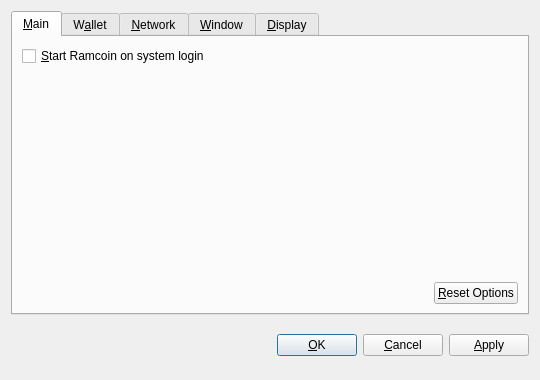
<?xml version="1.0" encoding="UTF-8"?>
<ui version="4.0">
 <class>OptionsDialog</class>
 <widget class="QDialog" name="OptionsDialog">
  <property name="geometry">
   <rect>
    <x>0</x>
    <y>0</y>
    <width>540</width>
    <height>380</height>
   </rect>
  </property>
  <property name="windowTitle">
   <string>Options</string>
  </property>
  <property name="modal">
   <bool>true</bool>
  </property>
  <layout class="QVBoxLayout" name="verticalLayout">
   <item>
    <widget class="QTabWidget" name="tabWidget">
     <property name="tabPosition">
      <enum>QTabWidget::North</enum>
     </property>
     <property name="currentIndex">
      <number>0</number>
     </property>
     <widget class="QWidget" name="tabMain">
      <attribute name="title">
       <string>&amp;Main</string>
      </attribute>
      <layout class="QVBoxLayout" name="verticalLayout_Main">
       <item>
        <widget class="QCheckBox" name="bitcoinAtStartup">
         <property name="toolTip">
          <string>Automatically start Ramcoin after logging in to the system.</string>
         </property>
         <property name="text">
          <string>&amp;Start Ramcoin on system login</string>
         </property>
        </widget>
       </item>
       <item>
        <spacer name="verticalSpacer_Main">
         <property name="orientation">
          <enum>Qt::Vertical</enum>
         </property>
         <property name="sizeHint" stdset="0">
          <size>
           <width>20</width>
           <height>40</height>
          </size>
         </property>
        </spacer>
       </item>
       <item>
        <layout class="QHBoxLayout" name="horizontalLayout_2_Main">
         <item>
          <spacer name="horizontalSpacer_2_Main">
           <property name="orientation">
            <enum>Qt::Horizontal</enum>
           </property>
           <property name="sizeHint" stdset="0">
            <size>
             <width>40</width>
             <height>20</height>
            </size>
           </property>
          </spacer>
         </item>
         <item>
          <widget class="QPushButton" name="resetButton">
           <property name="toolTip">
            <string>Reset all client options to default.</string>
           </property>
           <property name="text">
            <string>&amp;Reset Options</string>
           </property>
           <property name="autoDefault">
            <bool>false</bool>
           </property>
          </widget>
         </item>
        </layout>
       </item>
      </layout>
     </widget>
     <widget class="QWidget" name="tabWallet">
      <attribute name="title">
       <string>W&amp;allet</string>
      </attribute>
      <layout class="QVBoxLayout" name="verticalLayout_Network">
       <item>
        <widget class="QLabel" name="transactionFeeInfoLabel">
         <property name="text">
          <string>Optional transaction fee per kB that helps make sure your transactions are processed quickly. Most transactions are 1 kB.</string>
         </property>
         <property name="textFormat">
          <enum>Qt::PlainText</enum>
         </property>
         <property name="wordWrap">
          <bool>true</bool>
         </property>
        </widget>
       </item>
       <item>
        <layout class="QHBoxLayout" name="horizontalLayout_1_Main">
         <item>
          <widget class="QLabel" name="transactionFeeLabel">
           <property name="text">
            <string>Pay transaction &amp;fee</string>
           </property>
           <property name="textFormat">
            <enum>Qt::PlainText</enum>
           </property>
           <property name="buddy">
            <cstring>transactionFee</cstring>
           </property>
          </widget>
         </item>
         <item>
          <widget class="BitcoinAmountField" name="transactionFee"/>
         </item>
         <item>
          <spacer name="horizontalSpacer_1_Main">
           <property name="orientation">
            <enum>Qt::Horizontal</enum>
           </property>
           <property name="sizeHint" stdset="0">
            <size>
             <width>40</width>
             <height>20</height>
            </size>
           </property>
          </spacer>
         </item>
        </layout>
       </item>
       <item>
        <widget class="QLabel" name="label">
         <property name="text">
          <string>If you disable the spending of unconfirmed change, the change from a transaction cannot be used until that transaction has at least one confirmation. This also affects how your balance is computed.</string>
         </property>
         <property name="wordWrap">
          <bool>true</bool>
         </property>
        </widget>
       </item>
       <item>
        <widget class="QCheckBox" name="spendZeroConfChange">
         <property name="text">
          <string>Spend unconfirmed change  (experts only)</string>
         </property>
        </widget>
       </item>
       <item>
        <spacer name="verticalSpacer">
         <property name="orientation">
          <enum>Qt::Vertical</enum>
         </property>
         <property name="sizeHint" stdset="0">
          <size>
           <width>20</width>
           <height>40</height>
          </size>
         </property>
        </spacer>
       </item>
      </layout>
     </widget>
     <widget class="QWidget" name="tabNetwork">
      <attribute name="title">
       <string>&amp;Network</string>
      </attribute>
      <layout class="QVBoxLayout" name="verticalLayout_Network">
       <item>
        <widget class="QCheckBox" name="mapPortUpnp">
         <property name="toolTip">
          <string>Automatically open the Ramcoin client port on the router. This only works when your router supports UPnP and it is enabled.</string>
         </property>
         <property name="text">
          <string>Map port using &amp;UPnP</string>
         </property>
        </widget>
       </item>
       <item>
        <widget class="QCheckBox" name="connectSocks">
         <property name="toolTip">
          <string>Connect to the Ramcoin network through a SOCKS proxy (e.g. when connecting through Tor).</string>
         </property>
         <property name="text">
          <string>&amp;Connect through SOCKS proxy:</string>
         </property>
        </widget>
       </item>
       <item>
        <layout class="QHBoxLayout" name="horizontalLayout_Network">
         <item>
          <widget class="QLabel" name="proxyIpLabel">
           <property name="text">
            <string>Proxy &amp;IP:</string>
           </property>
           <property name="textFormat">
            <enum>Qt::PlainText</enum>
           </property>
           <property name="buddy">
            <cstring>proxyIp</cstring>
           </property>
          </widget>
         </item>
         <item>
          <widget class="QValidatedLineEdit" name="proxyIp">
           <property name="maximumSize">
            <size>
             <width>140</width>
             <height>16777215</height>
            </size>
           </property>
           <property name="toolTip">
            <string>IP address of the proxy (e.g. 127.0.0.1)</string>
           </property>
          </widget>
         </item>
         <item>
          <widget class="QLabel" name="proxyPortLabel">
           <property name="text">
            <string>&amp;Port:</string>
           </property>
           <property name="textFormat">
            <enum>Qt::PlainText</enum>
           </property>
           <property name="buddy">
            <cstring>proxyPort</cstring>
           </property>
          </widget>
         </item>
         <item>
          <widget class="QLineEdit" name="proxyPort">
           <property name="maximumSize">
            <size>
             <width>55</width>
             <height>16777215</height>
            </size>
           </property>
           <property name="toolTip">
            <string>Port of the proxy (e.g. 9050)</string>
           </property>
          </widget>
         </item>
         <item>
          <widget class="QLabel" name="socksVersionLabel">
           <property name="text">
            <string>SOCKS &amp;Version:</string>
           </property>
           <property name="textFormat">
            <enum>Qt::PlainText</enum>
           </property>
           <property name="buddy">
            <cstring>socksVersion</cstring>
           </property>
          </widget>
         </item>
         <item>
          <widget class="QValueComboBox" name="socksVersion">
           <property name="toolTip">
            <string>SOCKS version of the proxy (e.g. 5)</string>
           </property>
          </widget>
         </item>
         <item>
          <spacer name="horizontalSpacer_Network">
           <property name="orientation">
            <enum>Qt::Horizontal</enum>
           </property>
           <property name="sizeHint" stdset="0">
            <size>
             <width>40</width>
             <height>20</height>
            </size>
           </property>
          </spacer>
         </item>
        </layout>
       </item>
       <item>
        <spacer name="verticalSpacer_Network">
         <property name="orientation">
          <enum>Qt::Vertical</enum>
         </property>
         <property name="sizeHint" stdset="0">
          <size>
           <width>20</width>
           <height>40</height>
          </size>
         </property>
        </spacer>
       </item>
      </layout>
     </widget>
     <widget class="QWidget" name="tabWindow">
      <attribute name="title">
       <string>&amp;Window</string>
      </attribute>
      <layout class="QVBoxLayout" name="verticalLayout_Window">
       <item>
        <widget class="QCheckBox" name="minimizeToTray">
         <property name="toolTip">
          <string>Show only a tray icon after minimizing the window.</string>
         </property>
         <property name="text">
          <string>&amp;Minimize to the tray instead of the taskbar</string>
         </property>
        </widget>
       </item>
       <item>
        <widget class="QCheckBox" name="minimizeOnClose">
         <property name="toolTip">
          <string>Minimize instead of exit the application when the window is closed. When this option is enabled, the application will be closed only after selecting Quit in the menu.</string>
         </property>
         <property name="text">
          <string>M&amp;inimize on close</string>
         </property>
        </widget>
       </item>
       <item>
        <spacer name="verticalSpacer_Window">
         <property name="orientation">
          <enum>Qt::Vertical</enum>
         </property>
         <property name="sizeHint" stdset="0">
          <size>
           <width>20</width>
           <height>40</height>
          </size>
         </property>
        </spacer>
       </item>
      </layout>
     </widget>
     <widget class="QWidget" name="tabDisplay">
      <attribute name="title">
       <string>&amp;Display</string>
      </attribute>
      <layout class="QVBoxLayout" name="verticalLayout_Display">
       <item>
        <layout class="QHBoxLayout" name="horizontalLayout_1_Display">
         <item>
          <widget class="QLabel" name="langLabel">
           <property name="text">
            <string>User Interface &amp;language:</string>
           </property>
           <property name="textFormat">
            <enum>Qt::PlainText</enum>
           </property>
           <property name="buddy">
            <cstring>lang</cstring>
           </property>
          </widget>
         </item>
         <item>
          <widget class="QValueComboBox" name="lang">
           <property name="toolTip">
            <string>The user interface language can be set here. This setting will take effect after restarting Ramcoin.</string>
           </property>
          </widget>
         </item>
        </layout>
       </item>
       <item>
        <layout class="QHBoxLayout" name="horizontalLayout_2_Display">
         <item>
          <widget class="QLabel" name="unitLabel">
           <property name="text">
            <string>&amp;Unit to show amounts in:</string>
           </property>
           <property name="textFormat">
            <enum>Qt::PlainText</enum>
           </property>
           <property name="buddy">
            <cstring>unit</cstring>
           </property>
          </widget>
         </item>
         <item>
          <widget class="QValueComboBox" name="unit">
           <property name="toolTip">
            <string>Choose the default subdivision unit to show in the interface and when sending coins.</string>
           </property>
          </widget>
         </item>
        </layout>
       </item>
       <item>
        <widget class="QCheckBox" name="displayAddresses">
         <property name="toolTip">
          <string>Whether to show Ramcoin addresses in the transaction list or not.</string>
         </property>
         <property name="text">
          <string>&amp;Display addresses in transaction list</string>
         </property>
        </widget>
       </item>
       <item>
        <widget class="QCheckBox" name="coinControlFeatures">
         <property name="toolTip">
          <string>Whether to show coin control features or not.</string>
         </property>
         <property name="text">
          <string>Display coin &amp;control features (experts only!)</string>
         </property>
        </widget>
       </item>
       <item>
        <spacer name="verticalSpacer_Display">
         <property name="orientation">
          <enum>Qt::Vertical</enum>
         </property>
         <property name="sizeHint" stdset="0">
          <size>
           <width>20</width>
           <height>40</height>
          </size>
         </property>
        </spacer>
       </item>
      </layout>
     </widget>
    </widget>
   </item>
   <item>
    <layout class="QHBoxLayout" name="horizontalLayout_Buttons">
     <item>
      <spacer name="horizontalSpacer_1">
       <property name="orientation">
        <enum>Qt::Horizontal</enum>
       </property>
       <property name="sizeHint" stdset="0">
        <size>
         <width>40</width>
         <height>48</height>
        </size>
       </property>
      </spacer>
     </item>
     <item>
      <widget class="QLabel" name="statusLabel">
       <property name="font">
        <font>
         <weight>75</weight>
         <bold>true</bold>
        </font>
       </property>
       <property name="text">
        <string/>
       </property>
       <property name="textFormat">
        <enum>Qt::PlainText</enum>
       </property>
       <property name="wordWrap">
        <bool>true</bool>
       </property>
      </widget>
     </item>
     <item>
      <spacer name="horizontalSpacer_2">
       <property name="orientation">
        <enum>Qt::Horizontal</enum>
       </property>
       <property name="sizeHint" stdset="0">
        <size>
         <width>40</width>
         <height>48</height>
        </size>
       </property>
      </spacer>
     </item>
     <item>
      <widget class="QPushButton" name="okButton">
       <property name="text">
        <string>&amp;OK</string>
       </property>
      </widget>
     </item>
     <item>
      <widget class="QPushButton" name="cancelButton">
       <property name="text">
        <string>&amp;Cancel</string>
       </property>
       <property name="autoDefault">
        <bool>false</bool>
       </property>
      </widget>
     </item>
     <item>
      <widget class="QPushButton" name="applyButton">
       <property name="text">
        <string>&amp;Apply</string>
       </property>
       <property name="autoDefault">
        <bool>false</bool>
       </property>
      </widget>
     </item>
    </layout>
   </item>
  </layout>
 </widget>
 <customwidgets>
  <customwidget>
   <class>BitcoinAmountField</class>
   <extends>QSpinBox</extends>
   <header>bitcoinamountfield.h</header>
  </customwidget>
  <customwidget>
   <class>QValueComboBox</class>
   <extends>QComboBox</extends>
   <header>qvaluecombobox.h</header>
  </customwidget>
  <customwidget>
   <class>QValidatedLineEdit</class>
   <extends>QLineEdit</extends>
   <header>qvalidatedlineedit.h</header>
  </customwidget>
 </customwidgets>
 <resources/>
 <connections/>
</ui>
